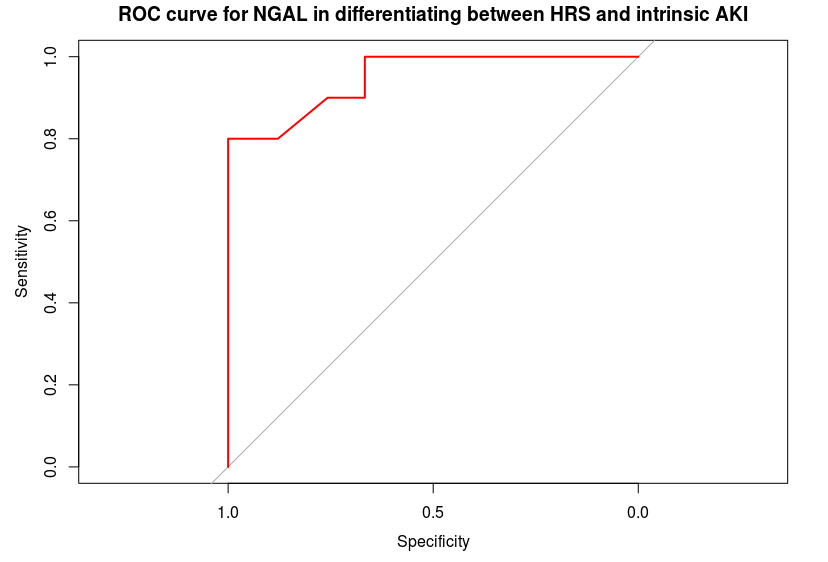

Recreate this plot in R.
library(pROC)
library(OptimalCutpoints)

a=  roc(unglROC$diagnoses,unglROC$NGAL) # place outcome as first argument, mistake as second

plot(a,col="red")
title(main ="ROC curve for NGAL in differentiating between HRS and intrinsic AKI",line = 3.0)


unglROC = unglROC %>% mutate(diagnoses=replace(diagnoses,diagnoses=="HRS",0))

unglROC = unglROC %>% mutate(diagnoses=replace(diagnoses,diagnoses=="iAKI",1))

summary(unglROC$diagnoses)

b= optimal.cutpoints(NGAL~diagnoses,tag.healthy=0,methods = "Youden",data=unglROC)
b$measures$cutoffs

summary(b)

optimal.cutpoints()
a$auc

summary(a)

opt.cut = function(perf, pred){
  cut.ind = mapply(FUN=function(x, y, p){
    d = (x - 0)^2 + (y-1)^2
    ind = which(d == min(d))
    c(sensitivity = y[[ind]], specificity = 1-x[[ind]], 
      cutoff = p[[ind]])
  }, perf@x.values, perf@y.values, pred@cutoffs)
}
print(opt.cut(unglROC$NGAL, as.factor(unglROC$diagnoses)))
